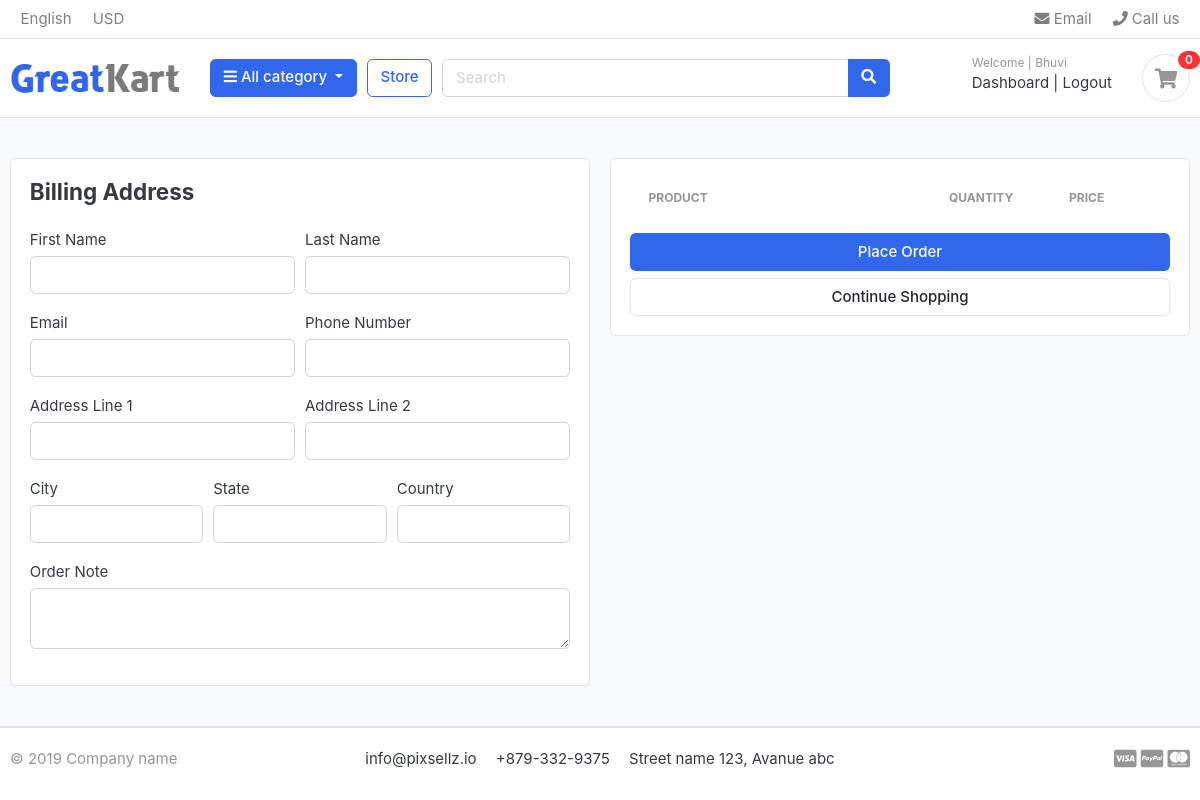
The page /carts/checkout/ (signed in) on the database as committed earlier.
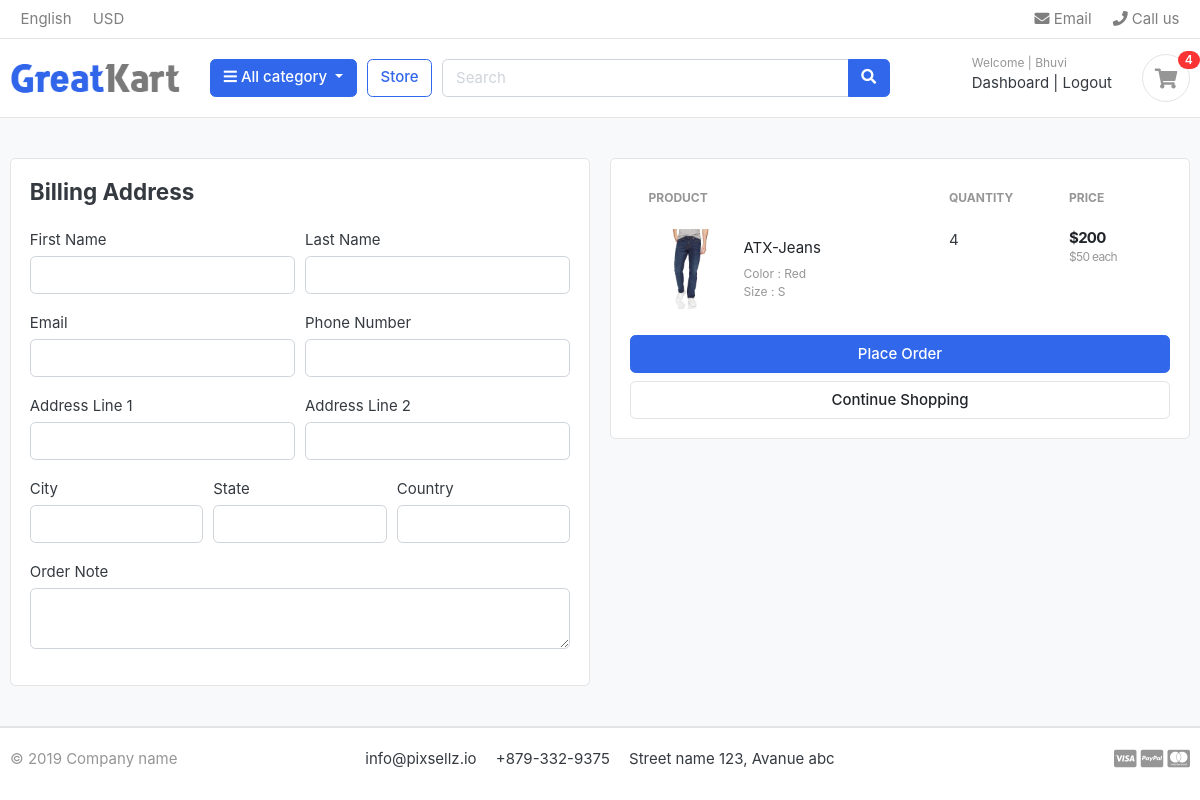
The same page on the database as committed later.
### carts/models.py (models this page shows, shortened)
class CartItem(models.Model):
    user = models.ForeignKey(Account, on_delete=models.CASCADE, null=True)
    product = models.ForeignKey(Product , on_delete=models.CASCADE)
    variations = models.ManyToManyField(Variation , blank=True)
    cart =  models.ForeignKey(Cart , on_delete=models.CASCADE, null=True)
    quantity = models.IntegerField()
    is_active = models.BooleanField(default=True)
    def sub_total(self):
        return self.product.price * self.quantity

### store/models.py (models this page shows, shortened)
class Product(models.Model):
    product_name = models.CharField(max_length=200 , unique=True)
    slug = models.SlugField(max_length=200 , unique=True)
    description = models.TextField(max_length=500, blank=True)
    price = models.IntegerField()
    images = models.ImageField(upload_to="photos/products")
    stock = models.IntegerField()
    is_available = models.BooleanField(default=True)
    category = models.ForeignKey(Category , on_delete=models.CASCADE)
    created_date = models.DateTimeField(auto_now_add=True)
    modified_date = models.DateTimeField(auto_now_add=True)
    def get_url(self):
        return reverse('product_detail',args=[self.category.slug,self.slug])

class Variation(models.Model):
    product = models.ForeignKey(Product,on_delete=models.CASCADE)
    variation_category = models.CharField(max_length=100, choices=variation_category_choice)
    variation_value = models.CharField(max_length=100)
    is_active = models.BooleanField(default=True)
    created_date = models.DateTimeField(auto_now=True)
    objects = VariationManager()

### carts/views.py (the view)
# urls.py: path('checkout/', views.checkout , name="checkout"),
@login_required(login_url='login')
def checkout(request , total = 0, quantity = 0, cart_items = None):
    tax = 0
    grand_total = 0
    try:
        if request.user.is_authenticated:
            cart_items = CartItem.objects.filter(user=request.user, is_active = True)
        else:
            cart = Cart.objects.get(cart_id=_cart_id(request))
            cart_items = CartItem.objects.filter(cart = cart , is_active = True)
        for cart_item in cart_items:
            total += (cart_item.product.price * cart_item.quantity)
            quantity += cart_item.quantity
        tax = (2 * total) / 100
        grand_total = tax + total
    except Cart.DoesNotExist:
         cart_items = []
    context = {
        'total' : total,
        'quantity' : quantity,
        'cart_items' : cart_items,
        'tax' : tax,
        'grand_total' : grand_total
    }
    return render(request , "store/checkout.html", context)

### carts/context_processors.py (called while the page is built)
def counter(request):
    cart_count = 0
    if 'admin' in request.path:
        []
    else:
        try:
            cart = Cart.objects.filter(cart_id=_cart_id(request))
            if request.user.is_authenticated:
                cart_items = CartItem.objects.all().filter(user=request.user)
            else:
                cart_items = CartItem.objects.all().filter(cart=cart[:1])
            for cart_item in cart_items:
                cart_count += cart_item.quantity
        except Cart.DoesNotExist:
            cart_count = 0
    return dict(cart_count=cart_count)

### carts/views.py (called while the page is built)
def _cart_id(request):
    cart = request.session.session_key
    if not cart:
        request.session.create()
        cart = request.session.session_key
    return cart

### category/context_processors.py (called while the page is built)
def menu_links(request):
    links = Category.objects.all()
    return dict(links=links)

### category/models.py (called while the page is built)
    def get_url(self):
        return reverse('products_by_category', args=[self.slug])

### templates/store/checkout.html (shortened to what this page needs)
{% extends "base.html" %}
{% load static %}
{% block content %}
<section class="section-content padding-y bg">
<div class="container">
<div class="row">
	<aside class="col-lg-6">
<div class="card">
<div class='card-body'>
    <h4 class='card-title mb-4'>Billing Address</h4>
    <form action="{% url 'place_order' %}" method="POST">
        <div class="form-row">
            <div class='col form-group'>
                <label for="">First Name</label>
                <input type='text' name='first_name' class='form-control' required>
            </div>
            <div class='col form-group'>
                <label for="">Last Name</label>
                <input type='text' name='last_name' class='form-control' required>
            </div>
        </div>
        <div class="form-row">
            <div class='col form-group'>
                <label for="">Email</label>
                <input type='email' name='email' class='form-control' required>
            </div>
            <div class='col form-group'>
                <label for="">Phone Number</label>
                <input type='text' name='phone' class='form-control' required>
            </div>
        </div>
        <div class="form-row">
            <div class='col form-group'>
                <label for="">Address Line 1</label>
                <input type='text' name='address_line_1' class='form-control' required>
            </div>
            <div class='col form-group'>
                <label for="">Address Line 2</label>
                <input type='text' name='address_line_2' class='form-control'>
            </div>
        </div>
        <div class="form-row">
            <div class='col form-group'>
                <label for="">City</label>
                <input type='text' name='city' class='form-control' required>
            </div>
            <div class='col form-group'>
                <label for="">State</label>
                <input type='text' name='state' class='form-control' required>
            </div>
            <div class='col form-group'>
                <label for="">Country</label>
                <input type='text' name='country' class='form-control' required>
            </div>
        </div>
        <div class="form-row">
            <div class='col form-group'>
                <label for="">Order Note</label>
                <textarea type='text' name='order_note'  rows="2" class='form-control'></textarea >
            </div>
        </div>
</div>
</div>
	</aside>
	<aside class="col-lg-6">
		<div class="card">
		<div class="card-body">
			<table class="table table-borderless table-shopping-cart">
<thead class="text-muted">
<tr class="small text-uppercase">
  <th scope="col">Product</th>
  <th scope="col" width="120">Quantity</th>
  <th scope="col" width="120">Price</th>
</tr>
</thead>
<tbody>
	{% for item in cart_items %}
<tr>
	<td>
		<figure class="itemside align-items-center">
			<div class="aside"><img src="{{ item.product.images.url }}" class="img-sm"></div>
			<figcaption class="info">
				<a href="{{ item.product.get_url }}" class="title text-dark">{{ item.product.product_name }}</a>
				<p class="text-muted small">
					{% if item.variations.all %}
					{% for i in item.variations.all %}
					{{ i.variation_category | capfirst }} : {{ i.variation_value | capfirst }} <br>
					{% endfor %}
					{% endif %}
				</p>
			</figcaption>
		</figure>
	</td>
	<td>
	<label for="">{{ quantity }}</label>
	</td>
	<td>
		<div class="price-wrap">
			<var class="price">${{ item.sub_total }}</var>
			<small class="text-muted"> ${{ item.product.price }} each </small>
		</div>
	</td>
</tr>
{% endfor %}
</tbody>
</table>
            <button type='submit' name='submit' class="btn btn-primary btn-block" >Place Order</button>
			<a href="{% url 'store' %}" class="btn btn-light btn-block">Continue Shopping</a>
		</div>
		</div>
</aside>
</div>
</div>
</section>
{% endblock  %}

### templates/includes/navbar.html (shortened to what this page needs)
{% load static %}
<header class="section-header">
<nav class="navbar p-md-0 navbar-expand-sm navbar-light border-bottom">
<div class="container">
  <div class="collapse navbar-collapse" id="navbarTop4">
    <ul class="navbar-nav mr-auto">
    	<li class="nav-item dropdown">
		 	<a href="#" class="nav-link">   English </a>
		</li>
		<li class="nav-item dropdown">
			<a href="#" class="nav-link"> USD </a>
		</li>
    </ul>
    <ul class="navbar-nav">
		<li><a href="#" class="nav-link"> <i class="fa fa-envelope"></i> Email </a></li>
		<li><a href="#" class="nav-link"> <i class="fa fa-phone"></i> Call us </a></li>
	</ul>
  </div>
</div>
</nav>
<section class="header-main border-bottom">
	<div class="container">
<div class="row align-items-center">
	<div class="col-lg-2 col-md-3 col-6">
		<a href="{% url 'home' %}" class="brand-wrap">
			<img class="logo" src="{% static "./images/logo.png" %}">
		</a>
	</div>
	<div class="col-lg col-sm col-md col-6 flex-grow-0">
		<div class="category-wrap dropdown d-inline-block float-right">
			<button type="button" class="btn btn-primary dropdown-toggle" data-toggle="dropdown">
				<i class="fa fa-bars"></i> All category
			</button>
		</div>
	</div>
	<a href="{% url 'store' %}" class="btn btn-outline-primary">Store</a>
	<div class="col-lg  col-md-6 col-sm-12 col">
		<form action="{% url 'search' %}" class="search" method='GET'>
			<div class="input-group w-100">
			    <input type="text" class="form-control" style="width:60%;" placeholder="Search" name='keyword'>
			    <div class="input-group-append">
			      <button class="btn btn-primary" type="submit">
			        <i class="fa fa-search"></i>
			      </button>
			    </div>
		    </div>
		</form>
	</div>
	<div class="col-lg-3 col-sm-6 col-8 order-2 order-lg-3">
				<div class="d-flex justify-content-end mb-3 mb-lg-0">
					{% if user.id is None %}
					<div class="widget-header">
						<small class="title text-muted">Welcome guest!</small>
						<div>
							<a href="{% url 'login' %}">Sign in</a> <span class="dark-transp"> | </span>
							<a href="{% url 'register' %}"> Register</a>
						</div>
					</div>
					{% else %}
					<div class="widget-header">
						<small class="title text-muted">Welcome | {{user.first_name}}</small>
						<div>
							<a href="{% url 'dashboard' %}"> Dashboard </a> <span class="dark-transp"> | </span>
							<a href="{% url 'logout' %}"> Logout </a>
						</div>
					</div>
					{% endif %}
					<a href="{% url 'cart' %}" class="widget-header pl-3 ml-3">
						<div class="icon icon-sm rounded-circle border"><i class="fa fa-shopping-cart"></i></div>
						<span class="badge badge-pill badge-danger notify">{{cart_count}}</span>
					</a>
				</div>
			</div>
</div>
	</div>
</section>
</header>

Rows that differ between the two databases and show on the page:
added CartItem: product.images (picture), product.product_name "ATX-Jeans", quantity "4", sub_total "200", product.price "50"
now on this page (row unchanged): Variation: variation_category "Color", variation_value "Red"
now on this page (row unchanged): Variation: variation_category "Size", variation_value "S"
Other text that changed with them:
{{ cart_count }}: "0" → "4"
